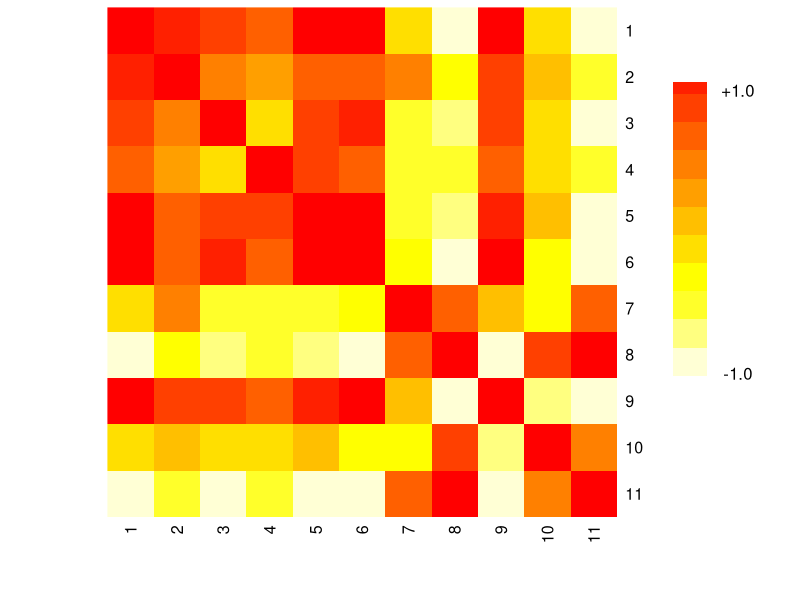

Source code (R):
print('file: LookHeatmap.R')
# Anscombe's quartet (1973):
data1 = c(10.0,8.04,10.0,9.14,10.0,7.46,8.0,6.58,
          8.0,  6.95,  8.0, 	8.14,  8.0,  6.77, 	8.0, 	5.76,
          13.0,  7.58, 13.0, 	8.74, 13.0, 12.74, 	8.0, 	7.71,
          9.0,  8.81, 	9.0, 	8.77,  9.0,  7.11, 	8.0, 	8.84,
          11.0,  8.33, 11.0, 	9.26, 11.0,  7.81, 	8.0, 	8.47,
          14.0,  9.96, 14.0, 	8.10, 14.0,  8.84, 	8.0, 	7.04,
          6.0,  7.24, 	6.0, 	6.13,  6.0,  6.08, 	8.0, 	5.25,
          4.0,  4.26, 	4.0, 	3.10,  4.0,  5.39, 19.0, 12.50,
          12.0, 10.84, 12.0, 	9.13, 12.0,  8.15, 	8.0, 	5.56,
          7.0,  4.82, 	7.0, 	7.26,  7.0,  6.42, 	8.0, 	7.91,
          5.0,  5.68, 	5.0, 	4.74,  5.0,  5.73, 	8.0, 	6.89)
M1 = matrix(data=data1,nrow=8,ncol=11)
cm = cor(M1)
nc = 12 # number of colors
hc = heat.colors(n=nc)
hci = hc
for(k in 1:nc) hci[k] = hc[nc+1-k] # inverse order -> dark red for high positive correlations 
# png('HeatmapAnscombe220221.png',width=16,height=12,units='cm',res=300)
heatmap(x=cm,Rowv = NA, Colv = NA,symm = TRUE, revC = TRUE,col=hci)
mystrip = seq(1,nc)
library(fields)
colorbar.plot(0.9,0.7,strip=mystrip,strip.width=0.05,strip.length=0.5,horizontal=FALSE,col=hci)
text(0.97,0.98,'+1.0',col='black')
text(0.97,0.3,'-1.0',col='black')
# dev.off()
# ----------------------------------------------------------------
# Remarks:
# Data input of a vector: data1.
# matrix(data=data1,nrow=8,ncol=11)   arrange data in form of a matrix with 8 rows and 11 columns
# cor()   calculate the correlation matrix; note: correlation matrices are symmetric
# heat.colors()   generate a color palette
# for(k in 1:12) ...    for-loop
# heatmap()   plot heatmap
# colorbar.plot()   plot colorbar (package: 'fields')
# ----------------------------------------------------------------
